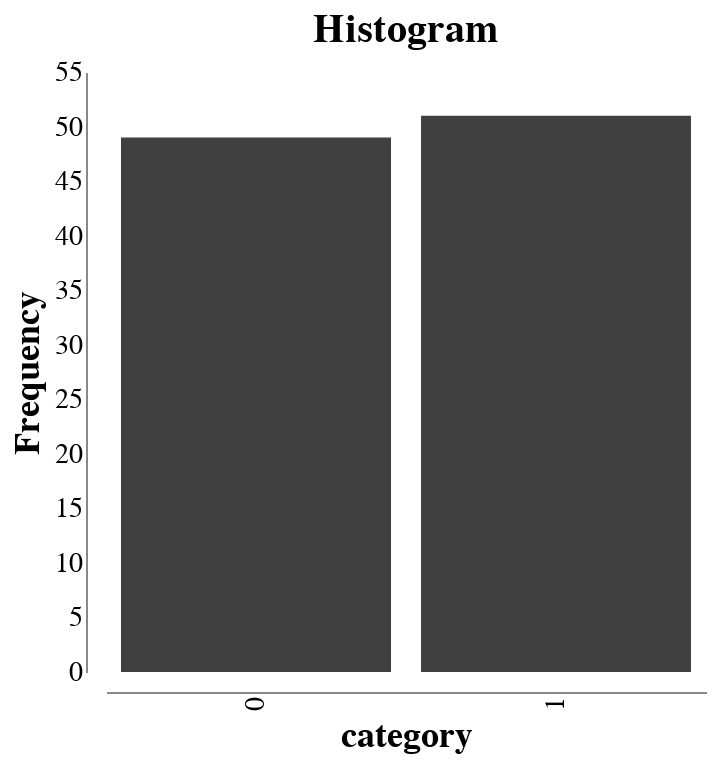

The cell this chart's notebook holds for it:
### Code cell
alt.Chart(df, title="Histogram").mark_bar().encode(
    alt.X("category:N"),
    alt.Y('count()', title="Frequency")
)

### Figure 1 — Vega-Lite specification as saved in the notebook (floating-point values rounded to 4 significant figures)
{"config": {"title": {"font": "Georgia", "fontSize": 20}, "background": null, "view": {"width": 300, "height": 300, "stroke": null}, "mark": {"filled": true, "color": "black", "opacity": 0.75}, "axis": {"labelFontSize": 14, "titleFontSize": 18, "offset": 10, "grid": false, "ticks": false, "labelFont": "Georgia", "titleFont": "Georgia"}, "legend": {"titleFont": "Georgia", "labelFont": "Georgia", "titleFontSize": 14, "labelFontSize": 12}, "range": {"category": {"scheme": "observable10"}}, "scale": {"nice": true}}, "data": {"name": "data-7b7730cc0873c1442d2cfbd625b4a869"}, "mark": {"type": "bar"}, "encoding": {"x": {"field": "category", "type": "nominal"}, "y": {"aggregate": "count", "title": "Frequency", "type": "quantitative"}}, "title": "Histogram", "$schema": "https://vega.github.io/schema/vega-lite/v5.20.1.json", "datasets": {"data-7b7730cc0873c1442d2cfbd625b4a869": [{"x": 0.5696, "y": 1.948, "category": 0}, {"x": 0.1479, "y": -0.4367, "category": 1}, {"x": 0.147, "y": 1.375, "category": 0}, {"x": -1.72, "y": -1.025, "category": 1}, {"x": -0.2546, "y": -1.151, "category": 0}, {"x": -0.4476, "y": -1.378, "category": 0}, {"x": -1.054, "y": -2.493, "category": 0}, {"x": -1.446, "y": 0.2333, "category": 0}, {"x": -1.746, "y": 0.5316, "category": 1}, {"x": -0.1528, "y": 0.5277, "category": 1}, {"x": 1.139, "y": 2.172, "category": 1}, {"x": -0.4465, "y": -0.1214, "category": 1}, {"x": -1.445, "y": 0.429, "category": 1}, {"x": -2.487, "y": 1.748, "category": 1}, {"x": -0.549, "y": -1.082, "category": 0}, {"x": -1.01, "y": -0.2621, "category": 0}, {"x": 0.8563, "y": 0.5852, "category": 1}, {"x": -1.486, "y": -0.4371, "category": 0}, {"x": 1.342, "y": 0.3211, "category": 0}, {"x": 0.5902, "y": 1.875, "category": 1}, {"x": -1.205, "y": -0.07188, "category": 0}, {"x": 0.3786, "y": 0.6867, "category": 0}, {"x": 0.1009, "y": -0.08742, "category": 1}, {"x": -0.1444, "y": 0.2197, "category": 0}, {"x": 1.785, "y": -1.983, "category": 0}, {"x": -1.464, "y": -0.6173, "category": 1}, {"x": -0.9316, "y": -0.3393, "category": 1}, {"x": -0.5037, "y": -0.2055, "category": 1}, {"x": -0.5049, "y": -1.23, "category": 1}, {"x": -0.3947, "y": 1.377, "category": 1}, {"x": 0.7999, "y": 0.5809, "category": 1}, {"x": -0.4272, "y": 0.4137, "category": 0}, {"x": -0.537, "y": -0.3488, "category": 0}, {"x": 0.1777, "y": -0.786, "category": 1}, {"x": 0.6685, "y": 0.3145, "category": 0}, {"x": -1.65, "y": -1.695, "category": 0}, {"x": -1.644, "y": -0.6971, "category": 1}, {"x": -0.8064, "y": -1.377, "category": 1}, {"x": -1.68, "y": 0.1047, "category": 0}, {"x": 0.7284, "y": -1.065, "category": 1}, {"x": 0.8598, "y": 0.2647, "category": 1}, {"x": 0.5242, "y": 0.2358, "category": 0}, {"x": 0.06561, "y": 0.7769, "category": 1}, {"x": 1.093, "y": 0.5352, "category": 0}, {"x": -0.1229, "y": 1.51, "category": 1}, {"x": 0.7599, "y": -0.5048, "category": 1}, {"x": 0.7525, "y": -0.6873, "category": 1}, {"x": -1.254, "y": -1.504, "category": 0}, {"x": -1.327, "y": 0.3292, "category": 1}, {"x": -0.09045, "y": 0.09782, "category": 0}, {"x": -1.95, "y": 0.1495, "category": 1}, {"x": 2.12, "y": -1.259, "category": 0}, {"x": -0.4788, "y": 0.6289, "category": 0}, {"x": -0.2757, "y": -0.9898, "category": 0}, {"x": -0.7574, "y": -0.06073, "category": 1}, {"x": -1.361, "y": -1.487, "category": 0}, {"x": 0.6422, "y": 1.833, "category": 0}, {"x": -0.836, "y": -0.05794, "category": 1}, {"x": -0.6195, "y": 0.8941, "category": 0}, {"x": 0.4249, "y": -0.04923, "category": 1}, {"x": 2.236, "y": -1.316, "category": 0}, {"x": 0.3578, "y": 0.3799, "category": 0}, {"x": 2.078, "y": 0.4636, "category": 1}, {"x": -0.5662, "y": -0.4502, "category": 0}, {"x": 0.6061, "y": -0.2797, "category": 0}, {"x": -0.02005, "y": -0.4534, "category": 1}, {"x": -0.6715, "y": -1.668, "category": 0}, {"x": -1.562, "y": -0.1087, "category": 0}, {"x": 0.6337, "y": 1.596, "category": 0}, {"x": -0.6752, "y": -0.6489, "category": 0}, {"x": 0.4906, "y": 0.07874, "category": 1}, {"x": -0.1994, "y": -1.457, "category": 0}, {"x": 0.08392, "y": -0.412, "category": 1}, {"x": -0.7584, "y": 0.8167, "category": 1}, {"x": 0.08426, "y": -1.453, "category": 1}, {"x": 0.9328, "y": 0.654, "category": 0}, {"x": 2.253, "y": -2.095, "category": 1}, {"x": 0.4375, "y": 1.025, "category": 0}, {"x": 0.6635, "y": 0.4325, "category": 1}, {"x": 1.603, "y": 0.4336, "category": 1}, {"x": -1.012, "y": 0.8063, "category": 1}, {"x": 0.5407, "y": -0.2464, "category": 0}, {"x": 0.2983, "y": -0.4369, "category": 1}, {"x": -1.086, "y": 1.126, "category": 1}, {"x": 0.06796, "y": 0.1113, "category": 1}, {"x": 1.28, "y": 0.7511, "category": 1}, {"x": -0.4851, "y": -1.376, "category": 1}, {"x": 1.145, "y": -0.6054, "category": 0}, {"x": -0.1534, "y": 0.633, "category": 0}, {"x": -1.32, "y": -0.2454, "category": 1}, {"x": -0.5126, "y": -0.6164, "category": 0}, {"x": 0.08002, "y": 2.359, "category": 1}, {"x": 1.091, "y": -0.1897, "category": 1}, {"x": 0.3918, "y": -0.3314, "category": 1}, {"x": 1.537, "y": 0.1447, "category": 1}, {"x": -0.5943, "y": 1.981, "category": 0}, {"x": 0.0643, "y": 0.09242, "category": 0}, {"x": 0.5386, "y": -0.3385, "category": 0}, {"x": -0.8056, "y": 1.101, "category": 0}, {"x": -1.281, "y": 1.023, "category": 0}]}}
